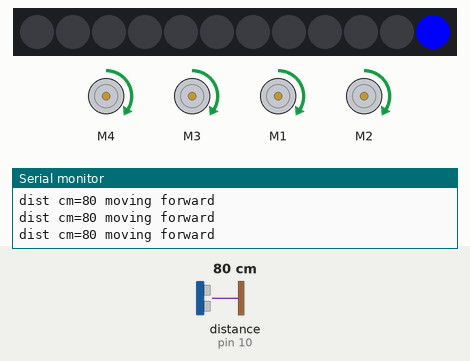
Simulated run of this sketch. Board: Arduino Uno, built with avr-gcc and run on an emulated ATmega328P. Parts: 4 × DC motor (green arrow = forward, orange = backward, longer = faster), 12 RGB LEDs in strip order, left to right, the last lines printed to the serial monitor. Wiring (inferred from the names in the program): ultrasonic range finder: trigger pin 10; echo pin 10. The inputs (shaded band) are chosen by the test bench; at power-on: distance to the obstacle (sensor on pin 10) 80 cm. The echo pulse lasts 58.3 µs per cm.

Above: at 1.4 s.
1.5 s: distance to the obstacle (sensor on pin 10) set to 18 cm
At 2.3 s:
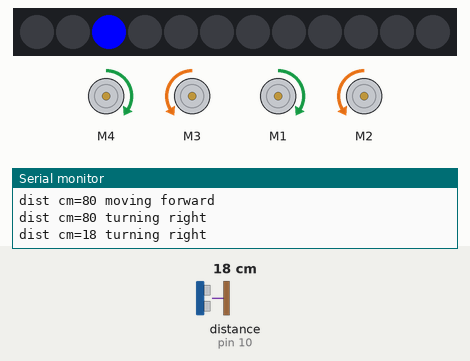
3.1 s: distance to the obstacle (sensor on pin 10) set to 23 cm
At 4.0 s:
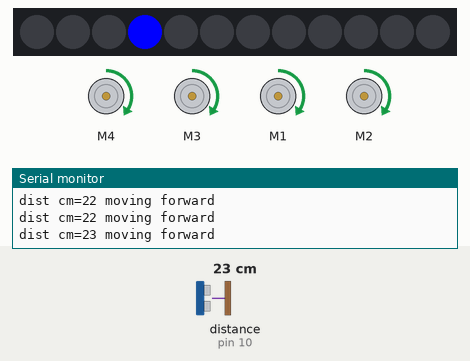
4.9 s: distance to the obstacle (sensor on pin 10) set to 35 cm
At 5.29 s:
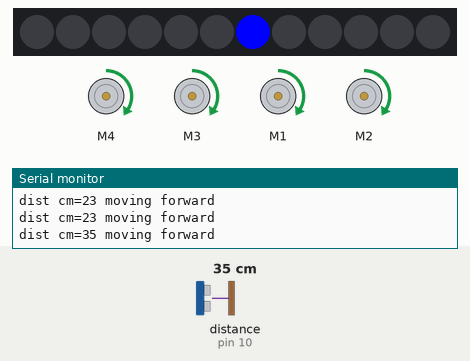
Timing chart, 0 to 7.9 s (numbered marks = the images above; inputs shaded):
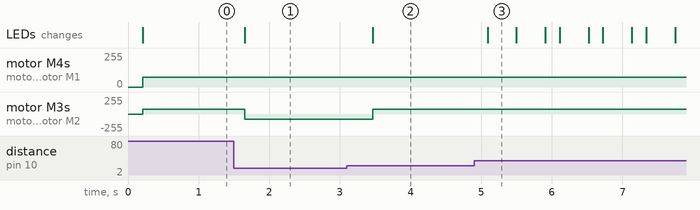

Measured:
- the behaviour switches between 20 and 21 cm on distance to the obstacle (sensor on pin 10) (found by bisection; images 1 and 2)
- after the input at 1.5 s, motor M3, motor M2: forward 75/255 → backward 75/255 after 0.15 s; the LEDs: change after 0.15 s (image 1)
- after the input at 3.1 s, motor M3, motor M2: backward 75/255 → forward 75/255 after 0.36 s; the LEDs: change after 0.36 s (image 2)
- after the input at 4.9 s, the LEDs: change after 0.19 s (image 3)
- what the display in image 3 shows lasts 0.4 s, from 5.1 s to 5.5 s

The sketch:

collision-avoidance-af-shield.ino
```cpp
#include <AFMotor.h>
AF_DCMotor motor_left_rear(1, MOTOR12_64KHZ);
AF_DCMotor motor_right_rear(2, MOTOR12_64KHZ);
AF_DCMotor motor_right_front(3, MOTOR12_64KHZ);
AF_DCMotor motor_left_front(4, MOTOR12_64KHZ);

// ping sensor
const int pingPin = 10;
int dist_in_cm = 120;

// This LED strip is used for distance feedback
// The closer we get to an object in front of us, the further up the blue pixel is on
#include <Adafruit_NeoPixel.h>
#define LEDPIN 9 // connect the Data from the strip to this pin on the Arduino
#define NUMBER_PIXELS 12 // the number of pixels in your LED strip
Adafruit_NeoPixel strip = Adafruit_NeoPixel(NUMBER_PIXELS, LEDPIN, NEO_GRB + NEO_KHZ800);

int old_strip_index = 0;
int new_strip_index = 0;
int power_turn_level = 150; /* power on turns */

// adjust these till the robot goes streight to compensate for motor differences
int power_forward_right = 75; /* power on forward to right wheels */
int power_forward_left = 75; /* power on forward to left wheels */


// try this time to make a right turn just above 90 degrees
int delay_time_ninty_turn = 500;
// if we are under this distance, make a turn.  For higher power, make this larger
int cm_for_turn = 20;
int delay_time_forward = 100;

void setup() {
  Serial.begin(9600);

  motor_left_front.setSpeed(power_forward_left);
  motor_right_front.setSpeed(power_forward_right);
  motor_left_rear.setSpeed(power_forward_left);
  motor_right_rear.setSpeed(power_forward_right);

  strip.begin();
  strip.setPixelColor(0, 10, 0, 0);
  strip.show();
  delay(200);

  pinMode(pingPin, INPUT);
  pinMode(LEDPIN, OUTPUT);

}

void loop() {


  // get the distance from the ping sensor in CM
  dist_in_cm = get_distance_cm();
  new_strip_index = (dist_in_cm / 5) - 1;

  // don't go over the max
 new_strip_index = constrain(new_strip_index, 0, NUMBER_PIXELS - 1);

  // only draw if there is a change
  if ( old_strip_index != new_strip_index) {
    // erase the old strip
     for (int i=0; i < NUMBER_PIXELS; i++)
        strip.setPixelColor(i, 0, 0, 0);
    // turn on new value to a light blue
     strip.setPixelColor(new_strip_index, 0, 0, 255);
     strip.show();
  };

  // if there is something in front, turn right
  if (dist_in_cm < cm_for_turn) {
      turn_right();
    } else {
      move_forward();
    }

  Serial.print("dist cm=");
  Serial.print(dist_in_cm);
  Serial.print(" ");
  delay(100);
}

void turn_right() {
  Serial.println("turning right");
  // left go forward
  motor_left_front.run(FORWARD);
  motor_left_rear.run(FORWARD);
  // right go backward
  motor_right_front.run(BACKWARD);
  motor_right_rear.run(BACKWARD);
  delay(delay_time_ninty_turn);
}

void move_forward() {
  Serial.println("moving forward");
  motor_left_front.run(FORWARD);
  motor_right_front.run(FORWARD);
  motor_left_rear.run(FORWARD);
  motor_right_rear.run(FORWARD);
  delay(delay_time_forward);
}


int get_distance_cm()
{
  long duration, cm=0;
  pinMode(pingPin, OUTPUT);
  digitalWrite(pingPin, LOW);
  delayMicroseconds(2);
  digitalWrite(pingPin, HIGH);
  delayMicroseconds(5);
  digitalWrite(pingPin, LOW);
  // The same pin is used to read the signal from the PING))): a HIGH
  // pulse whose duration is the time (in microseconds) from the sending
  // of the ping to the reception of its echo off of an object.
  pinMode(pingPin, INPUT);
  duration = pulseIn(pingPin, HIGH);
  // convert the time into a distance
  cm = microsecondsToCentimeters(duration);
  // Serial.print(" cm=");
  // Serial.println(cm);
  return cm;
}

long microsecondsToCentimeters(long microseconds)
{
  // The speed of sound is 340 m/s or 29 microseconds per centimeter.
  // The ping travels out and back, so to find the distance of the
  // object we take half of the distance travelled.
  return microseconds / 29 / 2;
}
```
